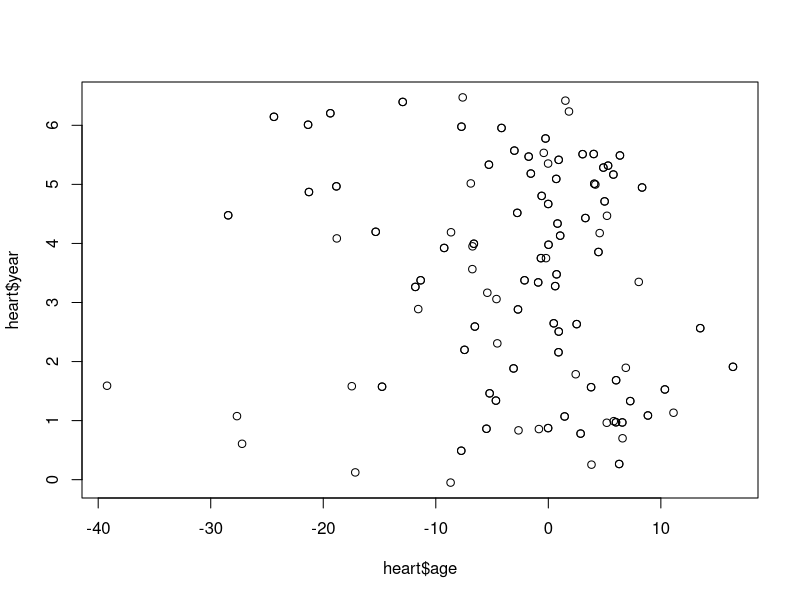
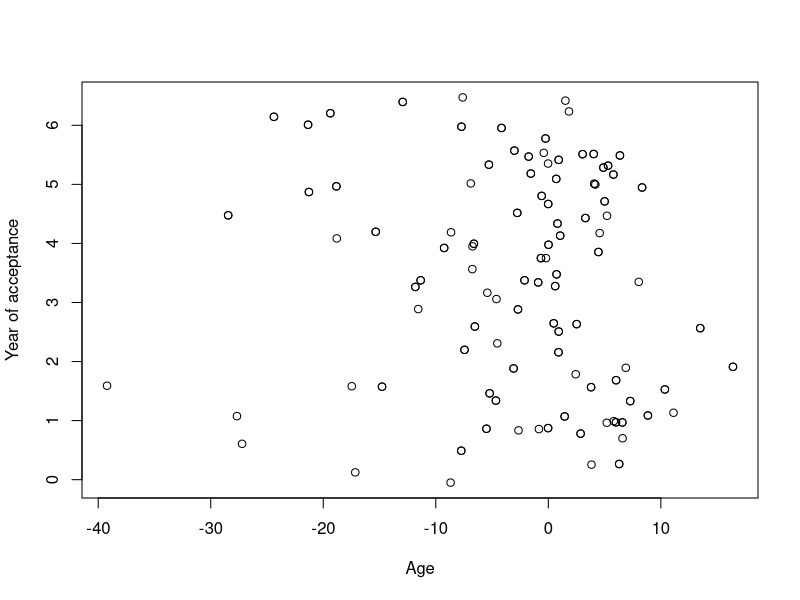
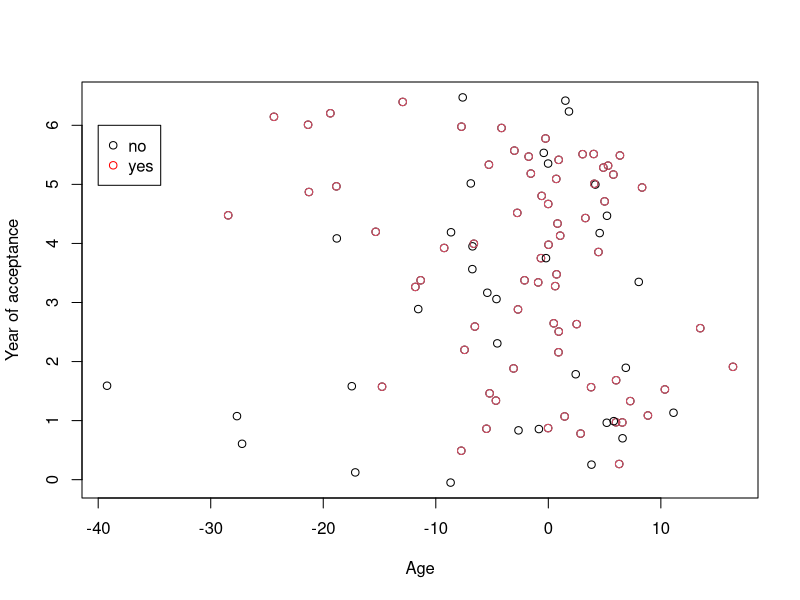
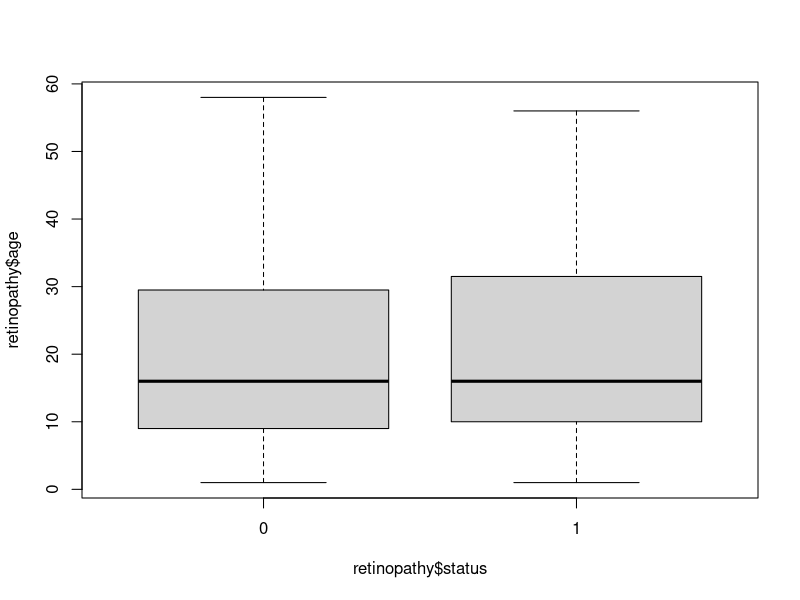
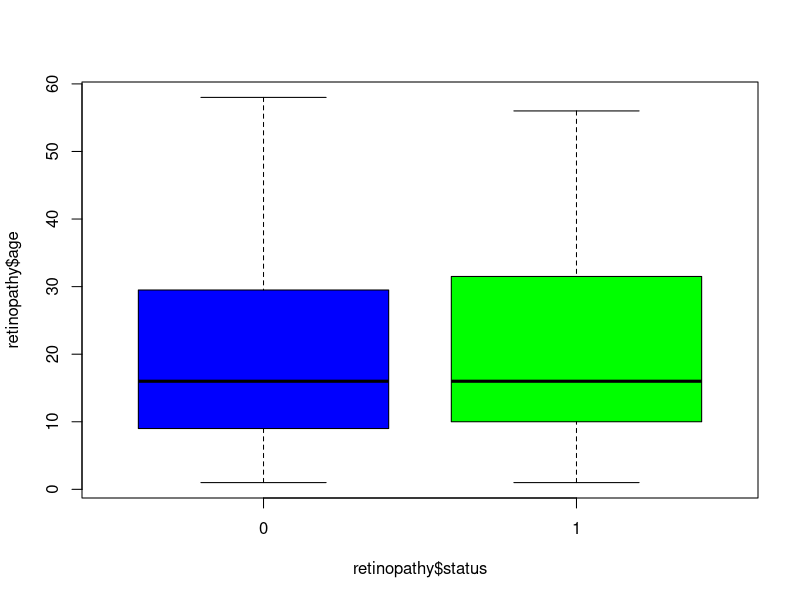
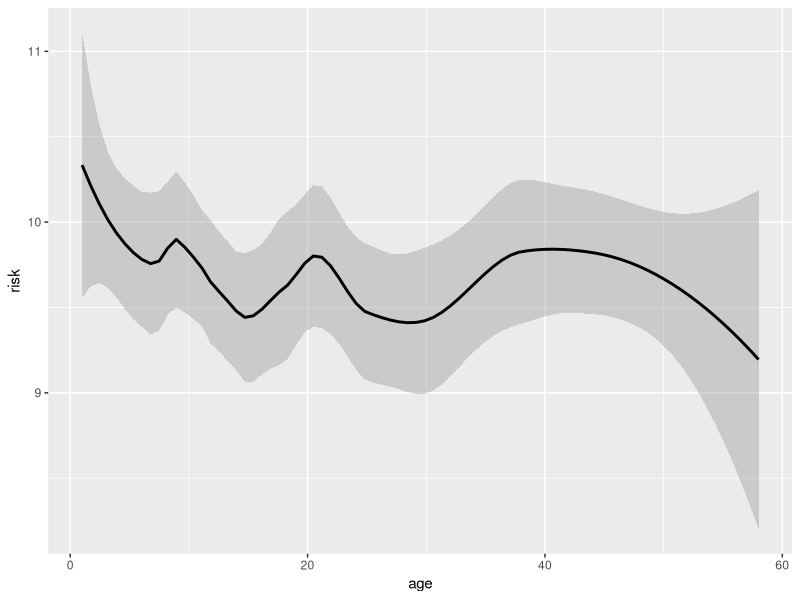
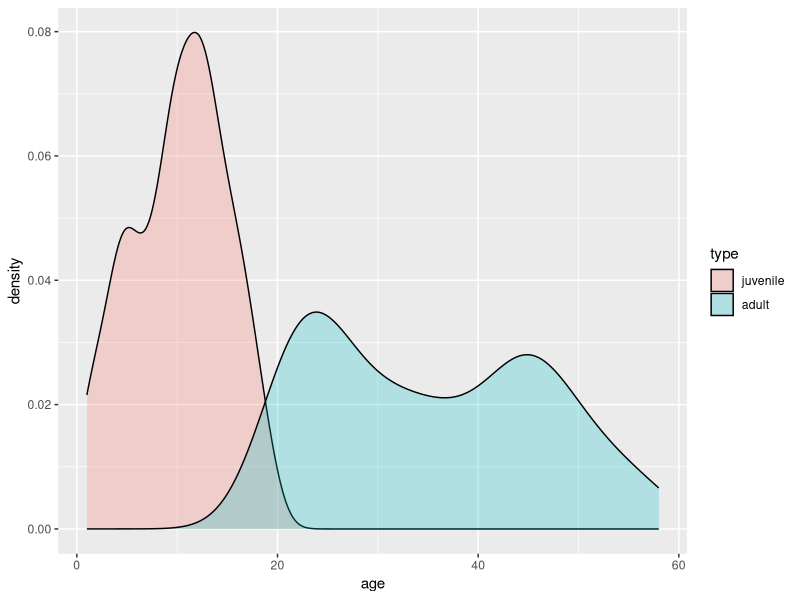

Here is the R script that generated these plots, in order:
## ---- chunk 1
htmltools::tagList(rmarkdown::html_dependency_font_awesome())
## ---- chunk 2
knitr::knit_hooks$set(purl = knitr::hook_purl)

options(purl = FALSE)

knitr::opts_chunk$set(purl = FALSE)
## ---- chunk 3
knitr::opts_hooks$set(eval = function(opt) {
  if (any(opt$exercise))
    opt$eval <- opt$include <- FALSE
  
  opt
})


static <- TRUE

options(width = 100)

## ---- chunk 4
library(kableExtra)
library(knitr)
## ---- chunk 5
library(survival)
## ---- chunk 6
asis_output("#### Task 1\\n")
## ---- chunk 7
asis_output('<div style="border:2px; border-style:solid; padding: 1em; border-color:#0c2074">')
## ---- chunk 8
cat('<button type="button" class="btn btn-info btn-sm" data-toggle="collapse" data-target="#man1">Hint</button>
<div id = "man1" class="collapse" style="border:1px; border-style:solid; padding: 1em; border-color:#6d79ac">
Use the function factor(...) to convert a numeric variable to a factor.
</div>')
## ---- chunk 9
asis_output("</div>")

asis_output("#### Solution 1\\n")
## ---- chunk 10
heart$age_orig <- heart$age + 48
heart$surgery <- factor(heart$surgery, levels = c(0, 1), labels = c("no", "yes"))
## ---- chunk 11
asis_output("#### Task 2\\n")
## ---- chunk 12
asis_output('<div style="border:2px; border-style:solid; padding: 1em; border-color:#0c2074">')
## ---- chunk 13
cat('<button type="button" class="btn btn-info btn-sm" data-toggle="collapse" data-target="#man2">Hint</button>
<div id = "man2" class="collapse" style="border:1px; border-style:solid; padding: 1em; border-color:#6d79ac">
To dichotomize a numeric variable combine the function as.numeric(...) with a logical condition (e.g., as.numeric(X > 2)). This logical condition will split the numeric variable into two parts (young and old). Use the function factor(...) to convert a variable into a factor. 
</div>')
## ---- chunk 14
asis_output("</div>")

asis_output("#### Solution 2\\n")
## ---- chunk 15
retinopathy$ageCat <- as.numeric(retinopathy$age >= mean(retinopathy$age))
retinopathy$ageCat <- factor(retinopathy$ageCat, levels = c(0, 1), labels = c("young", "old"))
head(retinopathy)
## ---- chunk 16
asis_output("#### Task 3\\n")
## ---- chunk 17
asis_output('<div style="border:2px; border-style:solid; padding: 1em; border-color:#0c2074">')
## ---- chunk 18
cat('<button type="button" class="btn btn-info btn-sm" data-toggle="collapse" data-target="#man3">Hint</button>
<div id = "man3" class="collapse" style="border:1px; border-style:solid; padding: 1em; border-color:#6d79ac">
Create a variable that is identical to the futime variable (use the name futimeCut). Then use indexing (e.g., X[X < 25]) to select the correct subset of the new variable futimeCut and set it to the new category (e.g., "short").
</div>')
## ---- chunk 19
cat('<button type="button" class="btn btn-info btn-sm" data-toggle="collapse" data-target="#man3a">Hint</button>
<div id = "man3a" class="collapse" style="border:1px; border-style:solid; padding: 1em; border-color:#6d79ac">
E.g. you can create the low category as: \\
`retinopathy$futimeCut <- retinopathy$futime` \\
`retinopathy$futimeCut[retinopathy$futime < 25] <- "short" `\\
Now continue with the other categories.
</div>')
## ---- chunk 20
asis_output("</div>")

asis_output("#### Solution 3\\n")
## ---- chunk 21
retinopathy$futimeCut <- retinopathy$futime
retinopathy$futimeCut[retinopathy$futime < 25] <- "short"
retinopathy$futimeCut[retinopathy$futime >= 25 & retinopathy$futime < 45] <- "medium"
retinopathy$futimeCut[retinopathy$futime >= 45] <- "long"
head(retinopathy)
## ---- chunk 22
asis_output("#### Task 4\\n")
## ---- chunk 23
asis_output('<div style="border:2px; border-style:solid; padding: 1em; border-color:#0c2074">')
## ---- chunk 24
cat('<button type="button" class="btn btn-info btn-sm" data-toggle="collapse" data-target="#man4">Hint</button>
<div id = "man4" class="collapse" style="border:1px; border-style:solid; padding: 1em; border-color:#6d79ac">
To sample a numeric and categorical variable use the function sample(...). To convert a numeric variable to a categorical use the function factor(...). To dichotomize a numeric variable use the function as.numeric(...).
</div>')
## ---- chunk 25
asis_output("</div>")

asis_output("#### Solution 4\\n")
## ---- chunk 26
Sex <- sample(0:1, 50, replace = T)
Age <- sample(20:80, 50, replace = T)
Sex <- factor(Sex, levels = c(0:1), labels = c("female", "male"))
AgeCat <- as.numeric(Age > 50)
AgeCat <- factor(AgeCat, levels = c(0:1), labels = c("young", "old"))
Age <- (Age - mean(Age))/sd(Age)
## ---- chunk 27
asis_output("#### Task 5\\n")
## ---- chunk 28
asis_output('<div style="border:2px; border-style:solid; padding: 1em; border-color:#0c2074">')
## ---- chunk 29
asis_output("</div>")

asis_output("#### Solution 5\\n")
## ---- chunk 30
DF <- data.frame(Sex, Age, AgeCat)
DF <- data.frame("Gender" = Sex, "StandardizedAge" = Age, "DichotomousAge" = AgeCat)
## ---- chunk 31
asis_output("#### Task 6\\n")
## ---- chunk 32
asis_output('<div style="border:2px; border-style:solid; padding: 1em; border-color:#0c2074">')
## ---- chunk 33
cat('<button type="button" class="btn btn-info btn-sm" data-toggle="collapse" data-target="#man6">Hint</button>
<div id = "man6" class="collapse" style="border:1px; border-style:solid; padding: 1em; border-color:#6d79ac">
To sample a numeric and categorical variable use the function sample(...). To convert a numeric variable to a categorical use the function factor(...). 
</div>')
## ---- chunk 34
asis_output("</div>")

asis_output("#### Solution 6\\n")
## ---- chunk 35
Treatment <- sample(1:2, 150, replace = T)
Weight <- sample(50:100, 150, replace = T)
Treatment <- factor(Treatment, levels = c(1:2), labels = c("no", "yes"))
Weight <- Weight * 1000
data.frame(Treatment, Weight)
## ---- chunk 36
asis_output("#### Task 7\\n")
## ---- chunk 37
asis_output('<div style="border:2px; border-style:solid; padding: 1em; border-color:#0c2074">')
## ---- chunk 38
cat('<button type="button" class="btn btn-info btn-sm" data-toggle="collapse" data-target="#man7">Hint</button>
<div id = "man7" class="collapse" style="border:1px; border-style:solid; padding: 1em; border-color:#6d79ac">
To obtain letters use the function letters(...). To sample a numeric and categorical variable use the function sample(...). To convert a numeric variable to a categorical use the function factor(...). 
</div>')
## ---- chunk 39
asis_output("</div>")

asis_output("#### Solution 7\\n")
## ---- chunk 40
let <- letters[1:9]
sex <- sample(1:2, 50, replace = TRUE)
sex <- factor(sex, levels = 1:2, labels = c("males", "females"))
mat <- matrix(1:4 ,2, 2, byrow = TRUE)
my_list <- list(let = let, sex = sex, mat = mat) 
## ---- chunk 41
asis_output("#### Task 1\\n")
## ---- chunk 42
asis_output('<div style="border:2px; border-style:solid; padding: 1em; border-color:#0c2074">')
## ---- chunk 43
cat('<button type="button" class="btn btn-info btn-sm" data-toggle="collapse" data-target="#exp1">Hint</button>
<div id = "exp1" class="collapse" style="border:1px; border-style:solid; padding: 1em; border-color:#6d79ac">
Use the functions mean(...) and sd(...).
</div>')
## ---- chunk 44
asis_output("</div>")

asis_output("#### Solution 1\\n")
## ---- chunk 45
mean(heart$age)
sd(heart$age)
## ---- chunk 46
asis_output("#### Task 2\\n")
## ---- chunk 47
asis_output('<div style="border:2px; border-style:solid; padding: 1em; border-color:#0c2074">')
## ---- chunk 48
cat('<button type="button" class="btn btn-info btn-sm" data-toggle="collapse" data-target="#exp2">Hint</button>
<div id = "exp2" class="collapse" style="border:1px; border-style:solid; padding: 1em; border-color:#6d79ac">
Use the functions median(...) and IQR(...) to obtain the median and the interquartile range. Load the package memisc and use the function percent(...) in order to obtain the percentages. To check whether there are missing values use the functions sum(is.na(...)).
</div>')
## ---- chunk 49
asis_output("</div>")

asis_output("#### Solution 2\\n")
## ---- chunk 50
median(retinopathy$age)
IQR(retinopathy$age)
library(memisc)
percent(retinopathy$type)
sum(is.na(retinopathy$age)) # any(is.na(retinopathy$age))
## ---- chunk 51
asis_output("#### Task 3*\\n")
## ---- chunk 52
asis_output('<div style="border:2px; border-style:solid; padding: 1em; border-color:#0c2074">')
## ---- chunk 53
cat('<button type="button" class="btn btn-info btn-sm" data-toggle="collapse" data-target="#exp3">Hint</button>
<div id = "exp3" class="collapse" style="border:1px; border-style:solid; padding: 1em; border-color:#6d79ac">
To calculate the frequencies, use the functions length(...) or table(...). To obtain the dimensions use the function dim(...).
</div>')
## ---- chunk 54
asis_output("</div>")

asis_output("#### Solution 3*\\n")
## ---- chunk 55
mean(DF$StandardizedAge)
sd(DF$StandardizedAge)
length(DF$Gender[DF$Gender == "female"])
length(DF$Gender[DF$Gender == "male"])
table(DF$Gender)
table(DF$Gender, DF$DichotomousAge)
dim(DF)
## ---- chunk 56
asis_output("#### Task 4\\n")
## ---- chunk 57
asis_output('<div style="border:2px; border-style:solid; padding: 1em; border-color:#0c2074">')
## ---- chunk 58
cat('<button type="button" class="btn btn-info btn-sm" data-toggle="collapse" data-target="#exp4">Hint</button>
<div id = "exp4" class="collapse" style="border:1px; border-style:solid; padding: 1em; border-color:#6d79ac">
To calculate the correlations, use the function cor(...) and check the argument method.
</div>')
## ---- chunk 59
asis_output("</div>")

asis_output("#### Solution 4\\n")
## ---- chunk 60
cor(heart$year, heart$age, method = "pearson")
cor(heart$year, heart$age, method = "spearman")
## ---- chunk 61
asis_output("#### Task 1\\n")
## ---- chunk 62
asis_output('<div style="border:2px; border-style:solid; padding: 1em; border-color:#0c2074">')
## ---- chunk 63
cat('<button type="button" class="btn btn-info btn-sm" data-toggle="collapse" data-target="#plot1">Hint</button>
<div id = "plot1" class="collapse" style="border:1px; border-style:solid; padding: 1em; border-color:#6d79ac">
Use the function plot(..., xlab, ylab, col). Use the function legend(...) to add a legend to the plot.
</div>')
## ---- chunk 64
asis_output("</div>")

asis_output("#### Solution 1\\n")
## ---- chunk 65
plot(heart$age, heart$year)
plot(heart$age, heart$year, xlab = "Age", ylab = "Year of acceptance")
plot(heart$age, heart$year, xlab = "Age", ylab = "Year of acceptance", col = heart$transplant)
legend(-40, 6, c("no", "yes"), col = c("black", "red"), pch = 1)
## ---- chunk 66
asis_output("#### Task 2\\n")
## ---- chunk 67
asis_output('<div style="border:2px; border-style:solid; padding: 1em; border-color:#0c2074">')
## ---- chunk 68
cat('<button type="button" class="btn btn-info btn-sm" data-toggle="collapse" data-target="#plot2">Hint</button>
<div id = "plot2" class="collapse" style="border:1px; border-style:solid; padding: 1em; border-color:#6d79ac">
Use the function boxplot(...). 
</div>')
## ---- chunk 69
asis_output("</div>")

asis_output("#### Solution 2\\n")
## ---- chunk 70
boxplot(retinopathy$age ~ retinopathy$status)
boxplot(retinopathy$age ~ retinopathy$status, col = c("blue", "green"))
## ---- chunk 71
asis_output("#### Task 3*\\n")
## ---- chunk 72
asis_output('<div style="border:2px; border-style:solid; padding: 1em; border-color:#0c2074">')
## ---- chunk 73
cat('<button type="button" class="btn btn-info btn-sm" data-toggle="collapse" data-target="#plot3">Hint</button>
<div id = "plot3" class="collapse" style="border:1px; border-style:solid; padding: 1em; border-color:#6d79ac">
Use the ggplot2 package and the functions: geom_smooth(...) and geom_density(...).
</div>')
## ---- chunk 74
asis_output("</div>")

asis_output("#### Solution 3*\\n")
## ---- chunk 75
library(ggplot2)
ggplot(retinopathy, aes(age, risk)) +
geom_smooth(colour = 'black', span = 0.4)
ggplot(retinopathy, aes(age, fill = type)) +
geom_density(alpha = 0.25) 
